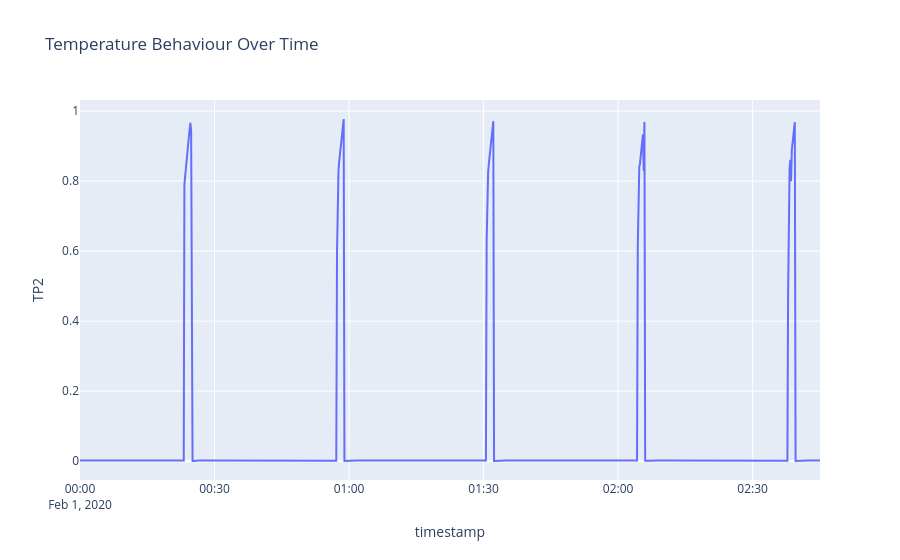

The notebook cell saved with this chart:
### Code cell
# Use first 1000 rows for the plot
sample_df = df.iloc[0:1000].reset_index()

fig = px.line(sample_df, x='timestamp', y='TP2', title="Temperature Behaviour Over Time")
fig.show()

### Figure 1 — Plotly figure (JSON) as saved in the notebook; plotly's stock layout.template omitted (floating-point values rounded to 4 significant figures; data arrays with more than 128 entries replaced by an {"elided": "..."} marker saying what was removed)
{"data": [{"hovertemplate": "timestamp=%{x}<br>TP2=%{y}<extra></extra>", "legendgroup": "", "line": {"color": "#636efa", "dash": "solid"}, "marker": {"symbol": "circle"}, "mode": "lines", "name": "", "orientation": "v", "showlegend": false, "type": "scatter", "x": {"elided": "1000 str values"}, "xaxis": "x", "y": {"elided": "1000 float values"}, "yaxis": "y"}], "layout": {"legend": {"tracegroupgap": 0}, "title": {"text": "Temperature Behaviour Over Time"}, "xaxis": {"anchor": "y", "domain": [0, 1], "title": {"text": "timestamp"}}, "yaxis": {"anchor": "x", "domain": [0, 1], "title": {"text": "TP2"}}}}
